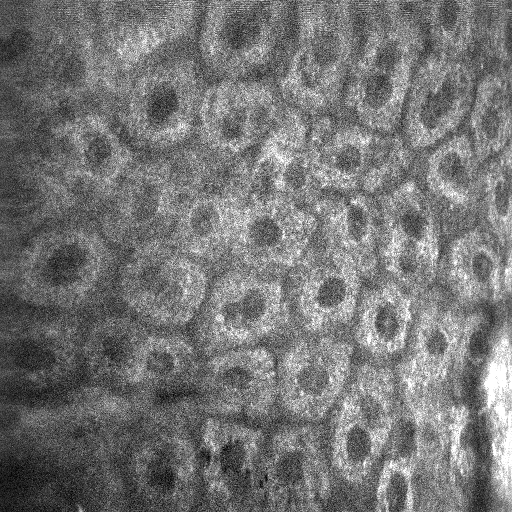
#> input picture test_self/1.tif, 512 x 512 px, given in place of new_0.png, which was not available
$ python metric_IoU.py
#> lines starting #> are read from the running program, lines starting #| are printed output that depends on the picture; after the words box and inside, x2 and y2 are one past the last pixel; in counts of white or black regions, pixels touching at a corner belong together; long printed decimals are rounded; pictures that were not available may be replaced by others from this repository, and a replacement may not be noted
#> further down, imgPredict is the input picture: shape (512, 512, 3); min 0, max 255, mean 117.6
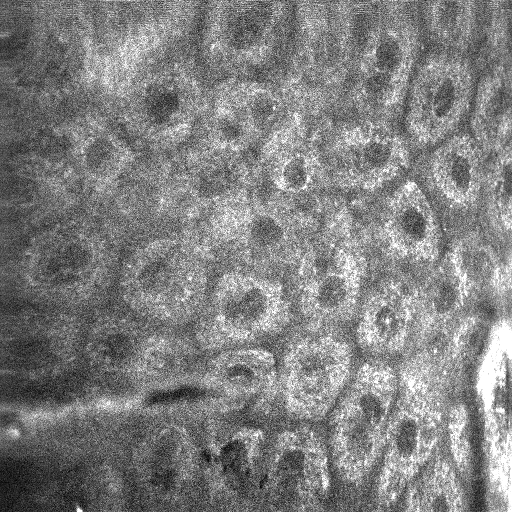
#> input picture test_self/0.tif, 512 x 512 px, given in place of 0.png, which was not available
#> further down, imgLabel is the input picture: shape (512, 512, 3); min 0, max 255, mean 128.1
### post_process.py
import numpy as np
from matplotlib import pyplot as plt
import cv2
import skimage.io as io


def postprocess(image_path):
    ''' postprocessing of the prediction output
    Args
        image_path : path of the image
    Returns
        watershed_grayscale : numpy array of postprocessed image (in grayscale)
    '''

    # Bring in the image
    img_original = cv2.imread(image_path)
    img = cv2.imread(image_path)
    # [20 lines of commented-out code are left out]
    gray = cv2.cvtColor(img, cv2.COLOR_BGR2GRAY)

    # Use threshold => Image will have values either 0 or 255 (black or white)
    ret, bin_image = cv2.threshold(gray, 127, 255, cv2.THRESH_BINARY_INV + cv2.THRESH_OTSU)
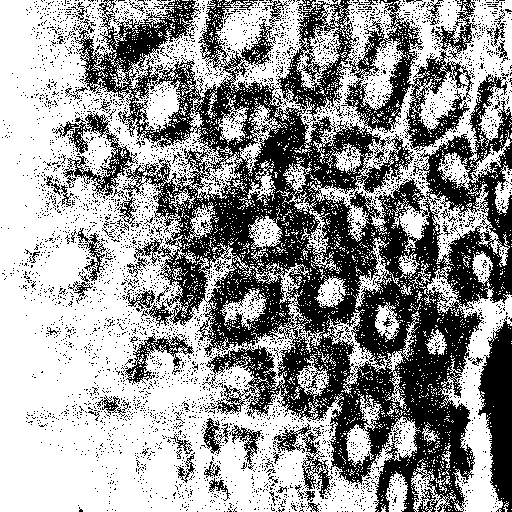
#> bin_image: shape (512, 512); 59.5% white; 4764 black regions (4695 under 20 px), largest, box (x1, y1, x2, y2) and area: (74, 0, 512, 512) 83043, (478, 316, 512, 512) 4183, (63, 111, 138, 196) 1409
#> ret = 124

    # Remove Hole or noise through the use of opening, closing in Morphology module
    kernel = np.ones((1, 1), np.uint8)
    kernel1 = np.ones((3, 3), np.uint8)

    # remove noise in
    closing = cv2.morphologyEx(bin_image, cv2.MORPH_CLOSE, kernel, iterations=1)

    # make clear distinction of the background
    # Incerease/emphasize the white region.
    sure_bg = cv2.dilate(closing, kernel1, iterations=1)
#> sure_bg: shape (512, 512); 89.6% white; 1030 black regions (906 under 20 px), largest, box (x1, y1, x2, y2) and area: (400, 304, 478, 473) 3776, (480, 323, 512, 512) 3551, (257, 117, 305, 190) 967

    # calculate the distance to the closest zero pixel for each pixel of the source.
    # Adjust the threshold value with respect to the maximum distance. Lower threshold, more information.
    dist_transform = cv2.distanceTransform(closing, cv2.DIST_L2, 5)
    ret, sure_fg = cv2.threshold(dist_transform, 0.2*dist_transform.max(), 255, 0)
#> sure_fg: shape (512, 512) float32; 3.2% white; 11 white regions (5 under 20 px), largest, box (x1, y1, x2, y2) and area: (0, 295, 81, 512) 6820, (0, 0, 22, 63) 910, (0, 153, 19, 213) 489, (0, 84, 9, 106) 87, (0, 243, 11, 255) 76, (128, 499, 136, 512) 40
#> ret = 15.8
    sure_fg = np.uint8(sure_fg)

    # Unknown is the region of background with foreground excluded.
    unknown = cv2.subtract(sure_bg, sure_fg)
#> unknown: shape (512, 512); 86.4% white; 1041 black regions (911 under 20 px), largest, box (x1, y1, x2, y2) and area: (0, 295, 81, 512) 6820, (400, 304, 478, 473) 3776, (480, 323, 512, 512) 3551

    # labelling on the foreground.
    ret, markers = cv2.connectedComponents(sure_fg)
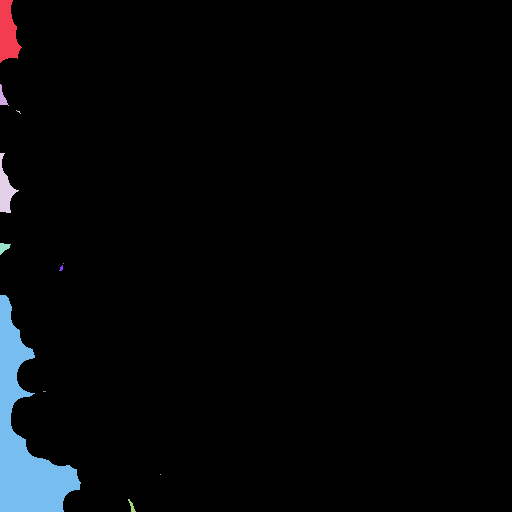
#> markers: shape (512, 512) int32; 12 distinct labels, from 0 to 11; one colour per label, 0 black
#> ret = 12
    markers_plus1 = markers + 1
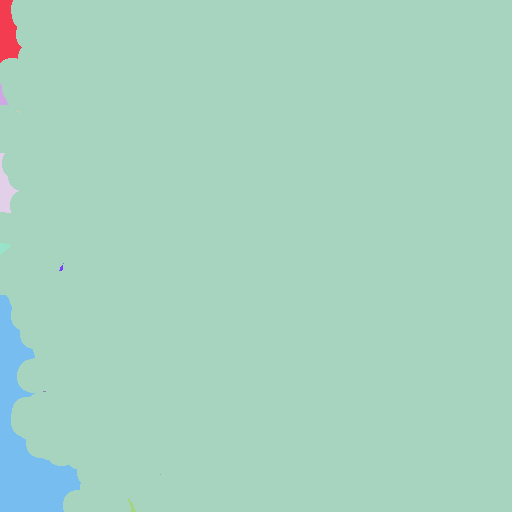
#> markers_plus1: shape (512, 512) int32; 12 distinct labels, from 1 to 12; one colour per label, 0 black
    markers_plus1[unknown == 255] = 0
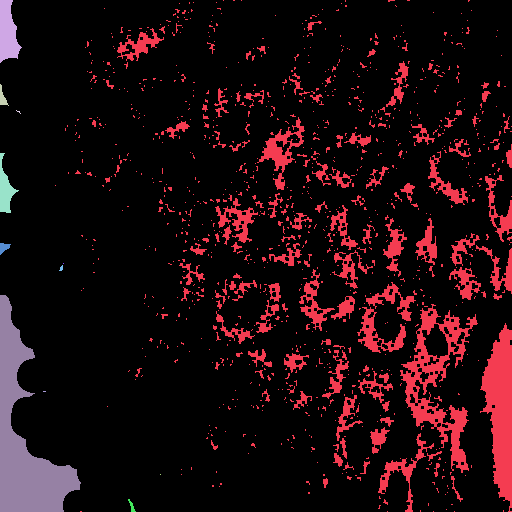
#> markers_plus1: shape (512, 512) int32; 13 distinct labels, from 0 to 12; one colour per label, 0 black

    # Appy watershed and label the borders
    markers_watershed = cv2.watershed(img, markers_plus1)
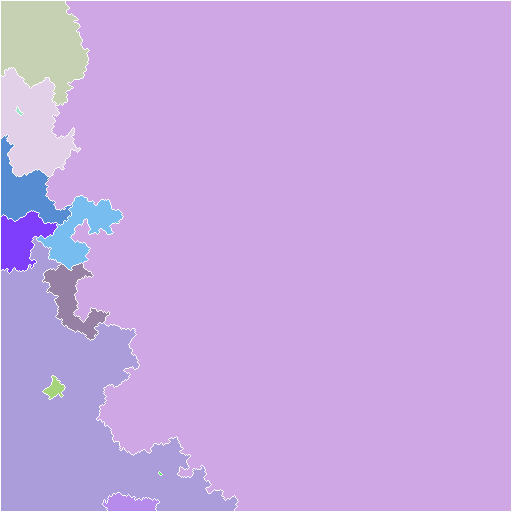
#> markers_watershed: shape (512, 512) int32; 13 distinct labels, from -1 to 12; one colour per label, 0 black, -1 white

    # See the watershed result in a clear white page.
    img_x, img_y = img_original.shape[0], img_original.shape[1]  # 512x512
#> img_x = 512; img_y = 512
    white, white_color = np.zeros((img_x, img_y, 3)), np.zeros((img_x, img_y, 3))
    white += 255
    white_color += 255
    # 1 in markers_watershed indicate the background value
    # label everything not indicated as background value
    white[markers_watershed != 1] = [0, 0, 0]  # grayscale version
    white_color[markers_watershed != 1] = [255, 0, 0]  # RGB version

    # Convert to numpy array for later processing
    white_np = np.asarray(white)  # 512x512x3
    watershed_grayscale = white_np.transpose(2, 0, 1)[0, :, :]  # convert to 1 channel (grayscale)
    img[markers_watershed != 1] = [255, 0, 0]

    return watershed_grayscale

    '''
    Visualizing all the intermediate processes

    images = [img_original, gray,bin_image, closing, sure_bg,  dist_transform, sure_fg, unknown, markers, markers_watershed, white_color, white, img]
    titles = ['Original', '1. Grayscale','2. Binary','3. Closing','Sure BG','Distance','Sure FG','Unknown','Markers', 'Markers_Watershed','Result', 'Result gray','Result Overlapped']
    CMAP = [None, 'gray', 'gray','gray','gray',None,'gray','gray',None, None, None, None,'gray']


    for i in range(len(images)):
        plt.subplot(4,4,i+1),plt.imshow(images[i], cmap=CMAP[i]),plt.title(titles[i]),plt.xticks([]),plt.yticks([])

    plt.show()
    '''


# [2 lines that do not run on import are left out]
    # prediction_path = r'D:\2PM_2023\segmentation\test_accuracy\prediction/2.png'
    # mask_path = r'D:\2PM_2023\segmentation\test_accuracy\label/0.png'

    # print(postprocess(prediction_path))

### metric_IoU.py

"""
refer to https://github.com/jfzhang95/pytorch-deeplab-xception/blob/master/utils/metrics.py
"""
import numpy as np
import cv2
from post_process import *

__all__ = ['SegmentationMetric']

"""
confusionMetric  # 注意：此处横着代表预测值，竖着代表真实值，与之前介绍的相反
P\L     P    N
P      TP    FP
N      FN    TN
"""


class SegmentationMetric(object):
    def __init__(self, numClass):
        self.numClass = numClass
        self.confusionMatrix = np.zeros((self.numClass,) * 2)  # 混淆矩阵（空）

    def pixelAccuracy(self):
        # return all class overall pixel accuracy 正确的像素占总像素的比例
        #  PA = acc = (TP + TN) / (TP + TN + FP + TN)
        acc = np.diag(self.confusionMatrix).sum() / self.confusionMatrix.sum()
        return acc

    def classPixelAccuracy(self):
        # return each category pixel accuracy(A more accurate way to call it precision)
        # acc = (TP) / TP + FP
        classAcc = np.diag(self.confusionMatrix) / self.confusionMatrix.sum(axis=1)
        return classAcc  # 返回的是一个列表值，如：[0.90, 0.80, 0.96]，表示类别1 2 3各类别的预测准确率

    def meanPixelAccuracy(self):
        """
        Mean Pixel Accuracy(MPA，均像素精度)：是PA的一种简单提升，计算每个类内被正确分类像素数的比例，之后求所有类的平均。
        :return:
        """
        classAcc = self.classPixelAccuracy()
        meanAcc = np.nanmean(classAcc)  # np.nanmean 求平均值，nan表示遇到Nan类型，其值取为0
        return meanAcc  # 返回单个值，如：np.nanmean([0.90, 0.80, 0.96, nan, nan]) = (0.90 + 0.80 + 0.96） / 3 =  0.89

    def IntersectionOverUnion(self):
        # Intersection = TP Union = TP + FP + FN
        # IoU = TP / (TP + FP + FN)
        intersection = np.diag(self.confusionMatrix)  # 取对角元素的值，返回列表
        union = np.sum(self.confusionMatrix, axis=1) + np.sum(self.confusionMatrix, axis=0) - np.diag(
            self.confusionMatrix)  # axis = 1表示混淆矩阵行的值，返回列表； axis = 0表示取混淆矩阵列的值，返回列表
        IoU = intersection / union  # 返回列表，其值为各个类别的IoU
        return IoU

    def meanIntersectionOverUnion(self):
        mIoU = np.nanmean(self.IntersectionOverUnion())  # 求各类别IoU的平均
        return mIoU

    def genConfusionMatrix(self, imgPredict, imgLabel):  #
        """
        同FCN中score.py的fast_hist()函数,计算混淆矩阵
        :param imgPredict:
        :param imgLabel:
        :return: 混淆矩阵
        """
        # remove classes from unlabeled pixels in gt image and predict
        mask = (imgLabel >= 0) & (imgLabel < self.numClass)
        label = self.numClass * imgLabel[mask] + imgPredict[mask]
        count = np.bincount(label, minlength=self.numClass ** 2)
        confusionMatrix = count.reshape(self.numClass, self.numClass)
        # print(confusionMatrix)
        return confusionMatrix

    def Frequency_Weighted_Intersection_over_Union(self):
        """
        FWIoU，频权交并比:为MIoU的一种提升，这种方法根据每个类出现的频率为其设置权重。
        FWIOU =     [(TP+FN)/(TP+FP+TN+FN)] *[TP / (TP + FP + FN)]
        """
        freq = np.sum(self.confusion_matrix, axis=1) / np.sum(self.confusion_matrix)
        iu = np.diag(self.confusion_matrix) / (
                np.sum(self.confusion_matrix, axis=1) + np.sum(self.confusion_matrix, axis=0) -
                np.diag(self.confusion_matrix))
        FWIoU = (freq[freq > 0] * iu[freq > 0]).sum()
        return FWIoU

    def addBatch(self, imgPredict, imgLabel):
        assert imgPredict.shape == imgLabel.shape
        self.confusionMatrix += self.genConfusionMatrix(imgPredict, imgLabel)  # 得到混淆矩阵
        return self.confusionMatrix

    def reset(self):
        self.confusionMatrix = np.zeros((self.numClass, self.numClass))

# 测试内容
if __name__ == '__main__':
    imgPredict = cv2.imread(r'D:\2PM_2023\segmentation\test_accuracy\prediction/new_0.png')
    imgLabel = cv2.imread(r'D:\2PM_2023\segmentation\test_accuracy\label/0.png')

    imgPredict_post = postprocess(r'D:\2PM_2023\segmentation\test_accuracy\prediction/new_0.png')

    imgPredict_post = np.array(imgPredict_post / 255.,dtype=np.uint8)
    imgPredict = np.array(cv2.cvtColor(imgPredict, cv2.COLOR_BGR2GRAY) / 255., dtype=np.uint8)
#> imgPredict: shape (512, 512); values 0 (black) and 1 (white), 0.61% white; 395 white regions (389 under 20 px), largest, box (x1, y1, x2, y2) and area: (484, 360, 508, 408) 520, (501, 413, 512, 471) 246, (494, 402, 507, 423) 114, (508, 374, 512, 389) 33, (492, 443, 496, 456) 26, (367, 335, 371, 344) 20
    imgLabel = np.array(cv2.cvtColor(imgLabel, cv2.COLOR_BGR2GRAY) / 255., dtype=np.uint8)
#> imgLabel: shape (512, 512); values 0 (black) and 1 (white), 1.3% white; 823 white regions (817 under 20 px), largest, box (x1, y1, x2, y2) and area: (476, 321, 512, 412) 1263, (501, 434, 512, 506) 234, (491, 465, 508, 491) 158, (491, 434, 500, 456) 73, (408, 378, 416, 392) 53, (496, 408, 504, 413) 22

    metric = SegmentationMetric(2)  # 2表示有2个分类，有几个分类就填几

    hist1 = metric.addBatch(imgPredict, imgLabel)
#> in genConfusionMatrix, `mask = (imgLabel >= 0) & (imgLabel < self.numClass)`: mask: shape (512, 512) bool; every value is 1
#> in genConfusionMatrix, `count = np.bincount(label, minlength=self.numClass ** 2)`: count = [257822, 961, 2715, 646]
#> in genConfusionMatrix, `confusionMatrix = count.reshape(self.numClass, self.numClass)`: confusionMatrix = [[257822, 961], [2715, 646]]
#> hist1 = [[257822, 961], [2715, 646]]

    pa = metric.pixelAccuracy()
#> in pixelAccuracy, `acc = np.diag(self.confusionMatrix).sum() / self.confusionMatrix.sum()`: acc = 0.986
#> pa = 0.986
    cpa = metric.classPixelAccuracy()
#> in classPixelAccuracy, `classAcc = np.diag(self.confusionMatrix) / self.confusionMatrix.sum(ax..`: classAcc = [0.996, 0.192]
#> cpa = [0.996, 0.192]
    mpa = metric.meanPixelAccuracy()
#> in meanPixelAccuracy, `meanAcc = np.nanmean(classAcc)`: meanAcc = 0.594
#> mpa = 0.594
    IoU = metric.IntersectionOverUnion()
#> in IntersectionOverUnion, `intersection = np.diag(self.confusionMatrix)`: intersection = [257822, 646]
#> in IntersectionOverUnion, `union = np.sum(self.confusionMatrix, axis=1) + np.sum(self.confusionMa..`: union = [261498, 4322]
#> in IntersectionOverUnion, `IoU = intersection / union`: IoU = [0.986, 0.149]
#> IoU = [0.986, 0.149]
    mIoU = metric.meanIntersectionOverUnion()
#> in meanIntersectionOverUnion, `mIoU = np.nanmean(self.IntersectionOverUnion())`: mIoU = 0.568
#> mIoU = 0.568
    print('hist is :\n', hist1)
#| hist is :
#|  [[257822.    961.]
#|  [  2715.    646.]]
    print('PA is : %f' % pa)
#| PA is : 0.986
    print('cPA is :', cpa)  # 列表
#| cPA is : [0.9963 0.1922 ]
    print('mPA is : %f' % mpa)
#| mPA is : 0.5942
    print('IoU is : ', IoU)
#| IoU is :  [0.9859 0.1495]
    print('mIoU is : ', mIoU)
#| mIoU is :  0.5677

    hist2 = metric.addBatch(imgPredict_post,imgLabel)
#> in addBatch (call 2), `self.confusionMatrix += self.genConfusionMatrix(imgPredict, imgLabel)`: self.confusionMatrix = [[312229, 205337], [2822, 3900]]
#> in addBatch (call 2), `self.confusionMatrix += self.genConfusionMatrix(imgPredict, imgLabel)`:
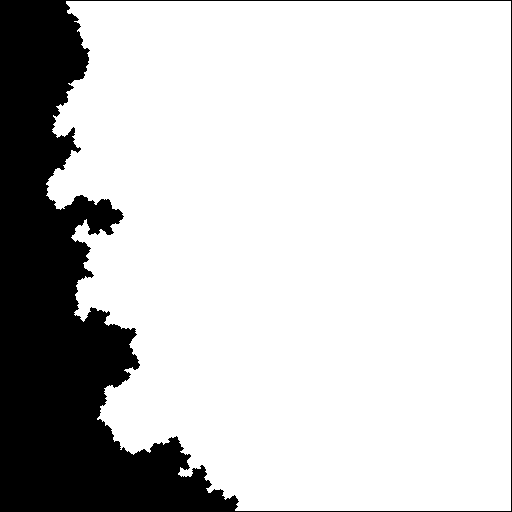
#> imgPredict: shape (512, 512); values 0 (black) and 1 (white), 79.2% white; 1 black region, box (x1, y1, x2, y2) and area: (0, 0, 512, 512) 54514
#> hist2 = [[312229, 205337], [2822, 3900]]
    pa = metric.pixelAccuracy()
#> pa = 0.603
    cpa = metric.classPixelAccuracy()
#> cpa = [0.603, 0.58]
    mpa = metric.meanPixelAccuracy()
#> mpa = 0.592
    IoU = metric.IntersectionOverUnion()
#> IoU = [0.6, 0.0184]
    mIoU = metric.meanIntersectionOverUnion()
#> mIoU = 0.309
    print('hist is :\n', hist2)
#| hist is :
#|  [[312229. 205337.]
#|  [  2822.   3900.]]
    print('PA is : %f' % pa)
#| PA is : 0.603
    print('cPA is :', cpa)  # 列表
#| cPA is : [0.6033 0.5802]
    print('mPA is : %f' % mpa)
#| mPA is : 0.5917
    print('IoU is : ', IoU)
#| IoU is :  [0.6  0.01839]
    print('mIoU is : ', mIoU)
#| mIoU is :  0.3092
